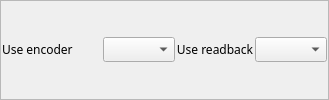
           <widget class="QFrame" name="frame_17">
            <property name="frameShape">
             <enum>QFrame::StyledPanel</enum>
            </property>
            <property name="frameShadow">
             <enum>QFrame::Raised</enum>
            </property>
            <layout class="QVBoxLayout" name="verticalLayout_26" stretch="1">
             <property name="spacing">
              <number>1</number>
             </property>
             <property name="margin">
              <number>1</number>
             </property>
             <item>
              <layout class="QHBoxLayout" name="horizontalLayout_11" stretch="1,1,1,1">
               <property name="spacing">
                <number>1</number>
               </property>
               <item>
                <widget class="QLabel" name="label_22">
                 <property name="sizePolicy">
                  <sizepolicy hsizetype="Fixed" vsizetype="Preferred">
                   <horstretch>0</horstretch>
                   <verstretch>0</verstretch>
                  </sizepolicy>
                 </property>
                 <property name="minimumSize">
                  <size>
                   <width>100</width>
                   <height>0</height>
                  </size>
                 </property>
                 <property name="font">
                  <font>
                   <family>Abyssinica SIL</family>
                   <pointsize>9</pointsize>
                  </font>
                 </property>
                 <property name="text">
                  <string>Use encoder</string>
                 </property>
                </widget>
               </item>
               <item>
                <widget class="QEComboBox" name="qecombobox_7">
                 <property name="sizePolicy">
                  <sizepolicy hsizetype="Minimum" vsizetype="Fixed">
                   <horstretch>0</horstretch>
                   <verstretch>0</verstretch>
                  </sizepolicy>
                 </property>
                 <property name="minimumSize">
                  <size>
                   <width>0</width>
                   <height>1</height>
                  </size>
                 </property>
                 <property name="font">
                  <font>
                   <family>Abyssinica SIL</family>
                   <pointsize>9</pointsize>
                  </font>
                 </property>
                 <property name="variable" stdset="0">
                  <string>$(DMC)$(M).UEIP</string>
                 </property>
                </widget>
               </item>
               <item>
                <widget class="QLabel" name="label_23">
                 <property name="sizePolicy">
                  <sizepolicy hsizetype="Preferred" vsizetype="Preferred">
                   <horstretch>0</horstretch>
                   <verstretch>0</verstretch>
                  </sizepolicy>
                 </property>
                 <property name="font">
                  <font>
                   <family>Abyssinica SIL</family>
                   <pointsize>9</pointsize>
                  </font>
                 </property>
                 <property name="text">
                  <string>Use readback</string>
                 </property>
                 <property name="alignment">
                  <set>Qt::AlignCenter</set>
                 </property>
                </widget>
               </item>
               <item>
                <widget class="QEComboBox" name="qecombobox_8">
                 <property name="sizePolicy">
                  <sizepolicy hsizetype="Minimum" vsizetype="Fixed">
                   <horstretch>0</horstretch>
                   <verstretch>0</verstretch>
                  </sizepolicy>
                 </property>
                 <property name="minimumSize">
                  <size>
                   <width>0</width>
                   <height>1</height>
                  </size>
                 </property>
                 <property name="font">
                  <font>
                   <family>Abyssinica SIL</family>
                   <pointsize>9</pointsize>
                  </font>
                 </property>
                 <property name="variable" stdset="0">
                  <string>$(DMC)$(M).URIP</string>
                 </property>
                </widget>
               </item>
              </layout>
             </item>
            </layout>
           </widget>
